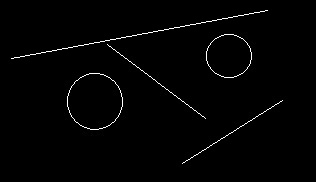
%> input picture tareaCorta3/imagenes/linea2.jpg, 316 x 182 px
$ octave lineas.m   (GNU Octave 9; MATLAB toolbox functions it lacks are replaced by stand-ins)
%> lines starting %> are read from the running program, lines starting %| are printed output that depends on the picture; in (x1, y1, x2, y2) boxes, pixels count from 0 and x2, y2 are one past the last pixel; in counts of white or black regions, pixels touching at a corner belong together; the program's own positions count from 1
clc; clear; close all
#pkg load image
A=imread('imagenes/linea2.jpg');
%> A is the input picture: size 182x316x3 uint8; min 0, max 255, mean 3.4

%Convertirla a Binaria
B=im2double(A);
B(B<0.5)=0; B(B>=0.5)=1;
%> after `B(B<0.5)=0`: B: size 182x316x3 double; min 0, max 1, mean 0.0128
%> after `B(B>=0.5)=1`: B: size 182x316x3 double; values 0 (black) and 1 (white), 1.3% white in thin lines or dots, all inside (x1, y1, x2, y2) = (11, 10, 283, 164)
imshow(B)
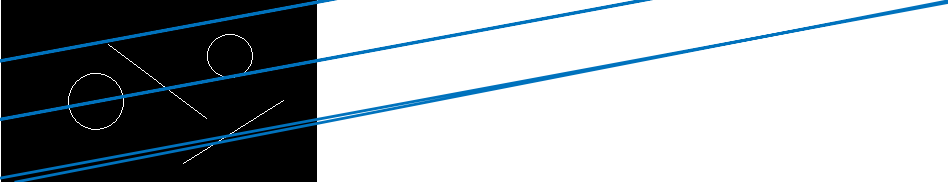
%> figure redrawn from the program's plot data

%Calcular la discretización angulo y p
h1=0.5; %Paso entre los angulos
angulos=deg2rad(0:h1:180);
[m,n]=size(B);
%> m = 182; n = 948
d=sqrt(m^2+n^2);
%> d = 965.3
h2=0.5; %Paso entre los p
ps=-d:h2:d;
%> ps = 3862 values from -965.3 to 965.2

%Crear la matriz de acumulacion
m1=length(angulos); n1=length(ps);
%> after `n1=length(ps)`: n1 = 3862
Acumulador=zeros(m1,n1);

%Llenar la matriz de acumulación

[x_b,y_b]=find(B); %Pares ordenados donde se detectan bordes
%> x_b = 2217 values from 11 to 164; y_b = 2217 values from 12 to 915

for i=1:length(x_b)
  for ang_ind=1:length(angulos)
    ang=angulos(ang_ind);
    p=x_b(i)*cos(ang)+y_b(i)*sin(ang);
    [~,p_ind]=min(abs(ps-p));
    Acumulador(ang_ind,p_ind)+=1;
  end
end

% [5 lines of commented-out code are left out]


numlineas=6;

for i=1:numlineas
  %Encontrar la posición donde el Acumulador alcanza el máximo
  maxA=max(max(Acumulador));
  [xp,yp]=find(Acumulador==maxA);

  for k=1:length(xp)
    %Graficar la linea rectangle
    angMax=angulos(xp(k));
    pMax=ps(yp(k));


    if abs(sin(angMax))<10^-5
      x_v=pMax/cos(angMax);
      line([n 1], [x_v x_v],'LineWidth',2)
      xlim([0 n])
      ylim([0 m])
    else
      %Calcular pendiente
      pendiente=-cos(angMax)/sin(angMax);
      interseccion=pMax/sin(angMax);
      %Necesitamos el punto (1,y1)
      y1=pendiente*1+interseccion;
      %Necesitamos el punto (m,ym)
      ym=pendiente*m+interseccion;
      %Necesitamos el punto (x1,1)
      x1=(1-interseccion)/pendiente;
      %Necesitamos el punto (xn,n)
      xn=(n-interseccion)/pendiente;
      if pendiente>0
        if 0<y1
          line([y1 n], [1 xn],'LineWidth',2)
          xlim([0 n])
          ylim([0 m])
        else
          line([1 ym], [x1 m],'LineWidth',2)
          xlim([0 n])
          ylim([0 m])
        end
      else
        if y1>m
          line([ym n], [m xn],'LineWidth',2)
          xlim([0 n])
          ylim([0 m])
        else
          line([y1 1], [1 x1],'LineWidth',2)
          xlim([0 n])
          ylim([0 m])
        end
      end
    end
    Acumulador(xp(k),yp(k))=0;
  end
end
%> this loop made 6 passes
%> (maxA, xp, yp) on passes 1 to 6: (136, 22, 2282), (129, 22, 2167), (116, 22, 2052), (108, 22, 2051), (97, 22, 2166), (82, 23, 2295)
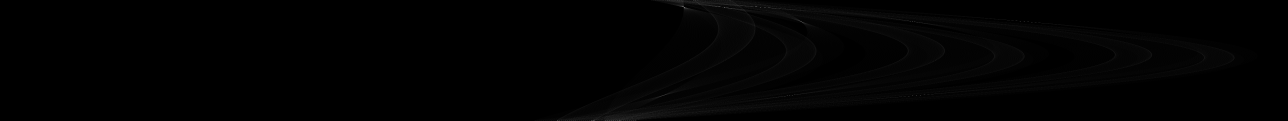
%> Acumulador: size 361x3862 double (shown at 1/3 size); min 0, max 81, mean 0.6; drawn with min black and max white
%> after the loop, interseccion = 952.2; pendiente = -5.14; x1 = 184.9; xn = 0.816; y1 = 947.1; ym = 15.89
